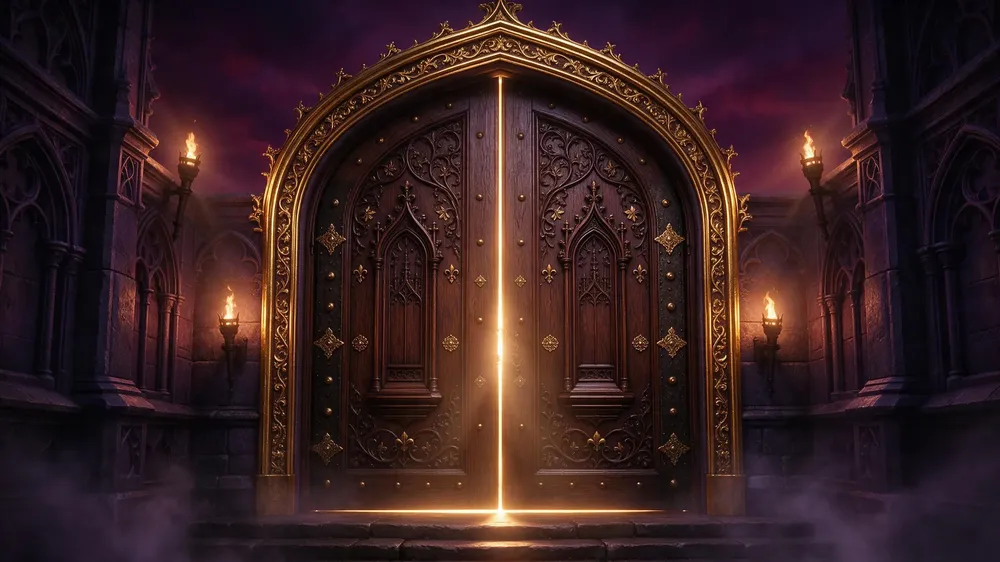
#> input picture site/art/great-door.webp, 1000 x 562 px, shrunk from 2048 x 1152 before the run
$ python cut_door.py
#> lines starting #> are read from the running program, lines starting #| are printed output that depends on the picture; long printed decimals are rounded
"""Cut the great door painting (site/art/great-door.webp) into an opening door, offline (Pillow + numpy, no network).

  door-frame.webp     the painting with the two door leaves cut out (alpha 0 there)
  door-leaf-l.webp    the left leaf, cropped to its box
  door-leaf-r.webp    the right leaf
  door.json           {"size": [w, h], "leaf_l": [x0, y0, x1, y1], "leaf_r": [...]} as fractions of the painting
Shape: a pointed arch read off the painting by eye. shortcut: hand-placed; redo it if great-door.webp is repainted.
"""
import json
from pathlib import Path

import numpy as np
from PIL import Image, ImageFilter

ROOT = Path(__file__).resolve().parent.parent
SRC = ROOT / "site" / "art" / "great-door.webp"
OUT = ROOT / "site" / "game" / "layers"
X0, XC, X1 = 0.312, 0.5, 0.688       # inner edge of the gold rim, the seam
APEX, SPRING, BOTTOM = 0.112, 0.30, 0.905
POW = 1.9                            # arch curve: top(x) = APEX + (SPRING - APEX) * d ** POW, d = |x - XC| / half width


def leaf_mask(w: int, h: int) -> np.ndarray:
    """True inside the doorway (both leaves)."""
    xs = (np.arange(w) + 0.5) / w
    ys = (np.arange(h) + 0.5) / h
    d = np.clip(np.abs(xs - XC) / (XC - X0), 0, 1)
    top = APEX + (SPRING - APEX) * d ** POW
    inside_x = (xs >= X0) & (xs <= X1)
    return inside_x[None, :] & (ys[:, None] >= top[None, :]) & (ys[:, None] <= BOTTOM)


def main() -> None:
    im = Image.open(SRC).convert("RGB")
#> im is the input picture: PIL image 1000x562 RGB; mean R, G, B 55, 31.9, 33.4
    w, h = im.size
#> w = 1000; h = 562
    m = leaf_mask(w, h)
    soft = np.asarray(Image.fromarray((m * 255).astype(np.uint8)).filter(ImageFilter.GaussianBlur(1.0)), np.float32) / 255
    rgb = np.asarray(im)
    frame = np.dstack([rgb, ((1 - soft) * 255).astype(np.uint8)])
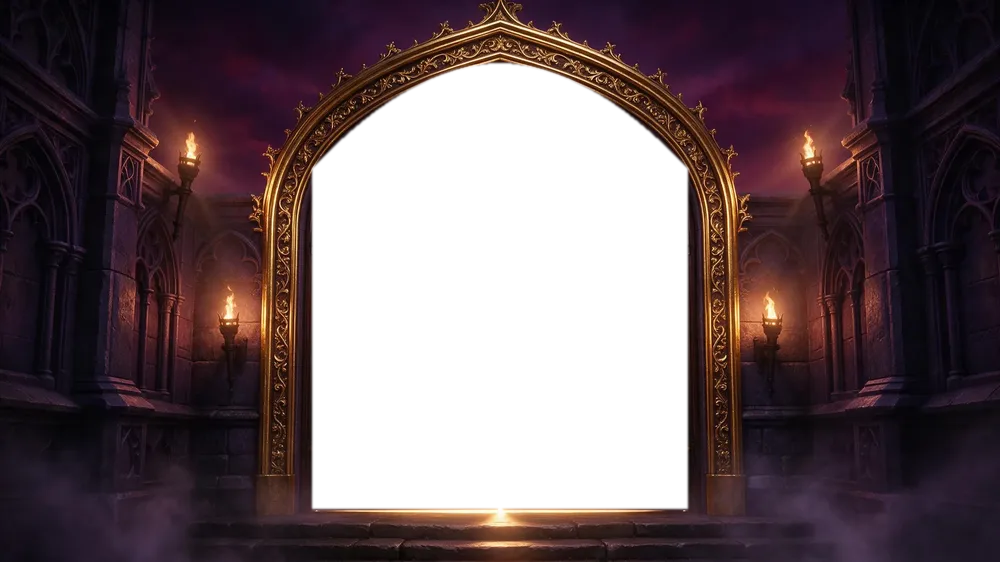
#> frame: shape (562, 1000, 4); mean R, G, B, A 55, 31.9, 33.4, 185.1; transparent parts drawn white
    OUT.mkdir(parents=True, exist_ok=True)
    Image.fromarray(frame, "RGBA").save(OUT / "door-frame.webp", "WEBP", quality=84, method=6)
    boxes = {}
    for name, (a, b) in (("leaf_l", (X0, XC)), ("leaf_r", (XC, X1))):
        px0, px1, py0, py1 = int(a * w), int(np.ceil(b * w)), int(APEX * h), int(np.ceil(BOTTOM * h))
        alpha = (soft[py0:py1, px0:px1] * 255).astype(np.uint8)
        leaf = np.dstack([rgb[py0:py1, px0:px1], alpha])
        Image.fromarray(leaf, "RGBA").save(OUT / f"door-{name[-1]}.webp".replace("door-", "door-leaf-"), "WEBP", quality=86, method=6)
        boxes[name] = [round(px0 / w, 5), round(py0 / h, 5), round(px1 / w, 5), round(py1 / h, 5)]
#> this loop made 2 passes
#> pass 1, in main, `leaf = np.dstack([rgb[py0:py1, px0:px1], alpha])`:
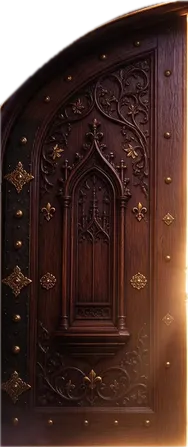
#> leaf: shape (447, 188, 4); mean R, G, B, A 65.4, 37.7, 29.6, 233.1; transparent parts drawn white
#> pass 2, in main, `leaf = np.dstack([rgb[py0:py1, px0:px1], alpha])`:
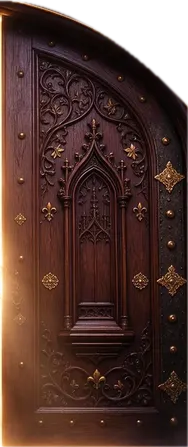
#> leaf: shape (447, 188, 4); mean R, G, B, A 73, 43.8, 35.7, 233.1; transparent parts drawn white
#> after the loop, boxes = {'leaf_l': [0.312, 0.11, 0.5, 0.906], 'leaf_r': [0.5, 0.11, 0.688, 0.906]}
    (OUT / "door.json").write_text(json.dumps({"size": [w, h], **boxes}, indent=1) + "\n")
    print("wrote door-frame.webp, door-leaf-l.webp, door-leaf-r.webp", boxes)
#| wrote door-frame.webp, door-leaf-l.webp, door-leaf-r.webp {'leaf_l': [0.312, 0.1103, 0.5, 0.9057], 'leaf_r': [0.5, 0.1103, 0.688, 0.9057]}


if __name__ == "__main__":
    main()

$ run again, with site/art/count-3.webp copied over site/art/great-door.webp
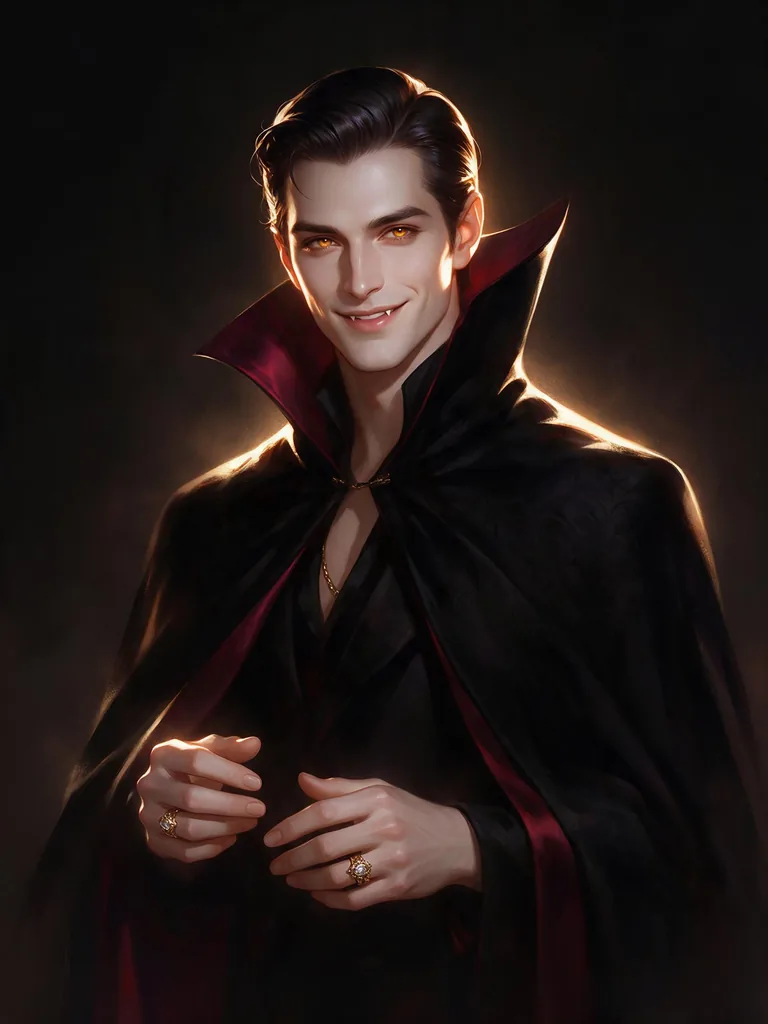
#> input picture site/art/count-3.webp, 768 x 1024 px
#> in main, im is the input picture: PIL image 768x1024 RGB; mean R, G, B 34.4, 25, 22.6
#> the loop in main, `for name, (a, b) in (("leaf_l", (X0, XC)), ("leaf_r", (XC, X1))):` made 2 passes
#> pass 1, in main, `leaf = np.dstack([rgb[py0:py1, px0:px1], alpha])`:
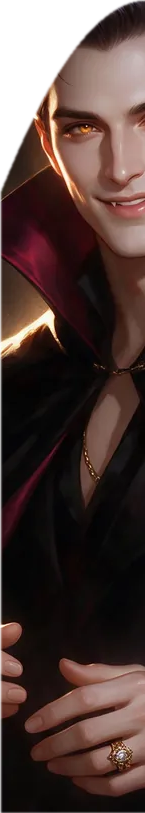
#> leaf: shape (813, 145, 4); mean R, G, B, A 63, 42.6, 37.8, 232.2; transparent parts drawn white
#> pass 2, in main, `leaf = np.dstack([rgb[py0:py1, px0:px1], alpha])`:
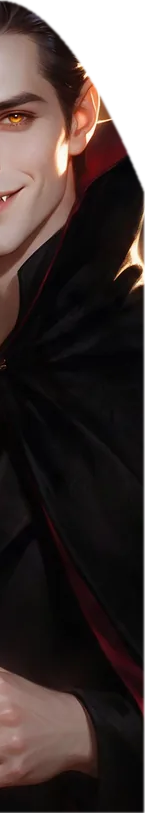
#> leaf: shape (813, 145, 4); mean R, G, B, A 50.1, 36.6, 33.3, 232.2; transparent parts drawn white
#> after the loop in main, `for name, (a, b) in (("leaf_l", (X0, XC)), ("leaf_r", (XC, X1))):`: boxes = {'leaf_l': [0.311, 0.111, 0.5, 0.905], 'leaf_r': [0.5, 0.111, 0.689, 0.905]}
#| wrote door-frame.webp, door-leaf-l.webp, door-leaf-r.webp {'leaf_l': [0.3112, 0.1113, 0.5, 0.9053], 'leaf_r': [0.5, 0.1113, 0.6888, 0.9053]}
